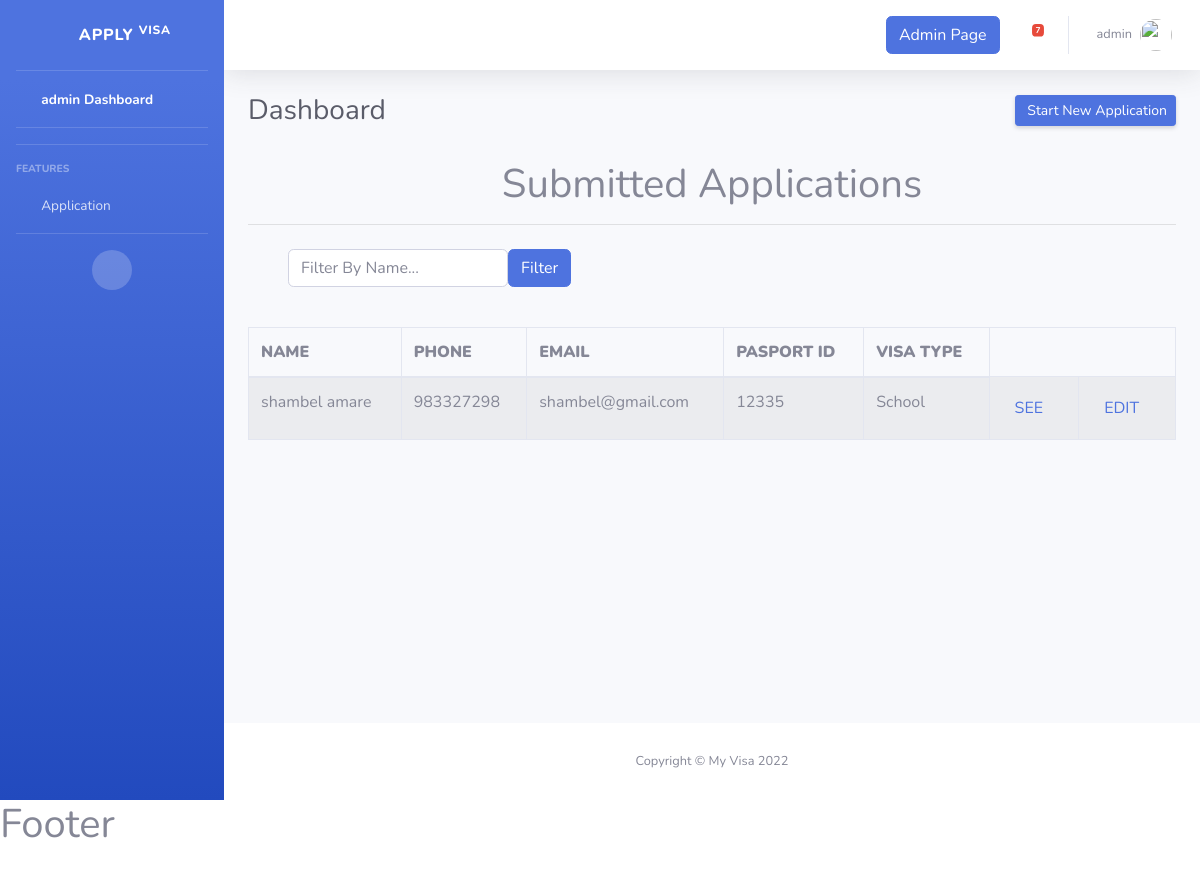
/application/main/ (signed in), run on an earlier commit of the app's database.
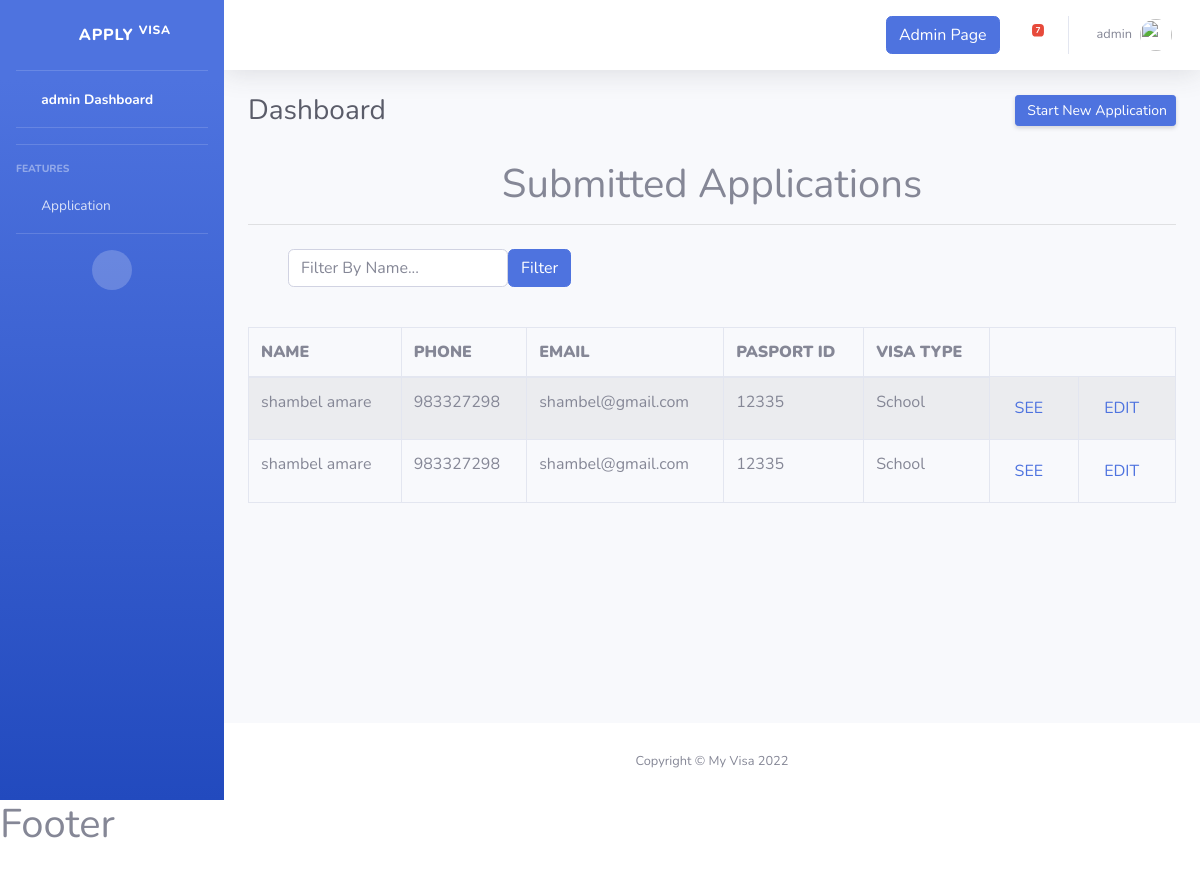
And on a later commit of the database.
### accounts/models.py (models this page shows, shortened)
class User(AbstractUser):
    is_customer = models.BooleanField(default=False)
    is_agent = models.BooleanField(default=False)
    first_name = models.CharField(max_length=100)
    last_name = models.CharField(max_length=100)

### application/models.py (models this page shows)
class Application(models.Model):
    class ApplyType(models.IntegerChoices):
        BUSINESS = 1, "Business",
        WORK = 2, "Work",
        SCHOOL = 3, "School",
        MEDICAL = 4, "Medical",
    owner = models.ForeignKey(User,
                              on_delete=models.SET_NULL, blank=True, null=True)
    first_name = models.CharField(max_length=20, blank=True, null=True)
    last_name = models.CharField(max_length=20, blank=True, null=True)
    email = models.EmailField(max_length=20, blank=True, null=True)
    birth_date = models.DateField(null=True)
    application_type = models.PositiveSmallIntegerField(
        choices=ApplyType.choices,
        default=ApplyType.WORK)
    phone_number = models.CharField(max_length=11, blank=True, null=True)
    Address = models.CharField(max_length=20, blank=True, null=True)
    passport_number = models.CharField(max_length=20, blank=True, null=True)
    passport_photo = models.ImageField(
        blank=True, null=True, upload_to="images/")
    documents = models.FileField(blank=True, null=True, upload_to="documents/")
    created_at = models.DateTimeField(
        auto_now_add=True)
    def __str__(self):
        return self.first_name

### application/views.py (the view)
# urls.py: path('main/', dashboard, name='dashboard'),
@login_required(login_url='login')
def dashboard(request):
    if request.user.is_authenticated and request.user.is_superuser:
        savedApplications = Application.objects.all().order_by('first_name')
        context = {'applications': savedApplications}
        return render(request, 'application/index.html', context)
    else:
        owner = request.user
        savedApplications = Application.objects.filter(
            owner=owner).order_by('first_name')
        context = {'applications': savedApplications}
        return render(request, 'application/index.html', context)

### application/templates/application/index.html (shortened to what this page needs)
{%load static%}
<!DOCTYPE html>
<html lang="en">
  <head>
    <link
      href="{% static 'vendor/fontawesome-free/css/all.min.css' %}"
      rel="stylesheet"
      type="text/css"
    />
    <link href="{% static  'css/sb-admin-2.min.css' %}" rel="stylesheet" />
  </head>
  <body id="page-top">
    <div id="wrapper">
      <ul
        class="navbar-nav bg-gradient-primary sidebar sidebar-dark accordion"
        id="accordionSidebar"
      >
        <a
          class="sidebar-brand d-flex align-items-center justify-content-center"
          href="{%url 'home'%}"
        >
          <div class="sidebar-brand-icon rotate-n-15">
            <i class="fas fa-laugh-wink"></i>
          </div>
          <div class="sidebar-brand-text mx-3">Apply <sup>visa</sup></div>
        </a>
        <hr class="sidebar-divider my-0" />
        <li class="nav-item active">
          <a class="nav-link" href="{% url 'dashboard'%}">
            <i class="fas fa-fw fa-tachometer-alt"></i>
            <span>{{request.user.username}} Dashboard</span></a
          >
        </li>
        <hr class="sidebar-divider" />
        <hr class="sidebar-divider" />
        <div class="sidebar-heading">Features</div>
        <li class="nav-item">
          <a
            class="nav-link collapsed"
            href="#"
            data-toggle="collapse"
            data-target="#collapsePages"
            aria-expanded="true"
            aria-controls="collapsePages"
          >
            <i class="fas fa-fw fa-folder"></i>
            <span>Application</span>
          </a>
        </li>
        <hr class="sidebar-divider d-none d-md-block" />
        <div class="text-center d-none d-md-inline">
          <button class="rounded-circle border-0" id="sidebarToggle"></button>
        </div>
      </ul>
      <div id="content-wrapper" class="d-flex flex-column">
        <div id="content">
          <nav
            class="navbar navbar-expand navbar-light bg-white topbar mb-4 static-top shadow"
          >
            <ul class="navbar-nav ml-auto">
              {% if request.user.is_superuser %}
              <li class="nav-item d-flex align-items-center">
                <a
                  class="btn btn-primary animated--grow-in"
                  href="{% url 'admin_approval' %}"
                  class="btn align-right btn-link"
                  >Admin Page</a
                >
              </li>
              {% endif %}
              <li class="nav-item dropdown no-arrow mx-1">
                <a
                  class="nav-link dropdown-toggle"
                  href="#"
                  id="messagesDropdown"
                  role="button"
                  data-toggle="dropdown"
                  aria-haspopup="true"
                  aria-expanded="false"
                >
                  <i class="fas fa-envelope fa-fw"></i>
                  <span class="badge badge-danger badge-counter">7</span>
                </a>
              </li>
              <li class="nav-item dropdown no-arrow">
                <a
                  class="nav-link dropdown-toggle"
                  href="#"
                  id="userDropdown"
                  role="button"
                  data-toggle="dropdown"
                  aria-haspopup="true"
                  aria-expanded="false"
                >
                  <span class="mr-2 d-none d-lg-inline text-gray-600 small"
                    >{{request.user.username}}</span
                  >
                  <img
                    class="img-profile rounded-circle"
                    src="{% static 'img/undraw_profile.svg' %}"
                  />
                </a>
              </li>
            </ul>
          </nav>
          <div class="container-fluid">
            <div
              class="d-sm-flex align-items-center justify-content-between mb-4"
            >
              <h1 class="h3 mb-0 text-gray-800">Dashboard</h1>
              <a
                href="{% url 'main_application'%}"
                class="d-none d-sm-inline-block btn btn-sm btn-primary shadow-sm"
                > Start New
                Application</a
              >
            </div>
          </div>
          <div style="margin-top: 2rem" class="container">
            <center>
              <h1>Submitted Applications</h1>
              <hr />
            </center>
            <div class="container d-flex justify-content-between">
              <nav id="navbar" class="navbar">
                <form
                  action="{% url 'search_application' %}"
                  method="POST"
                  class="d-flex"
                >
                  <input
                    class="form-control me-2"
                    type="search"
                    name="searched"
                    placeholder="Filter By Name..."
                    aria-label="Search"
                  />
                  <button class="btn btn-primary">Filter</button>
                </form>
              </nav>
            </div>
            <table
              class="table table-striped table-hover table-bordered"
              style="margin-top: 2rem"
            >
              <thead>
                <tr>
                  <th scope="col"><strong>NAME</strong></th>
                  <th scope="col"><strong>PHONE</strong></th>
                  <th scope="col"><strong>EMAIL</strong></th>
                  <th scope="col"><strong>PASPORT ID</strong></th>
                  <th scope="col"><strong>VISA TYPE</strong></th>
                </tr>
              </thead>
              <tbody>
                {% for item in applications %}
                <tr>
                  <td>{{item}}</td>
                  <td>{{item.phone_number}}</td>
                  <td>{{item.email}}</td>
                  <td>{{item.passport_number}}</td>
                  {% if item.application_type == 1%}
                  <td>Business</td>
                  {% elif item.application_type == 2%}
                  <td>Work</td>
                  {% elif item.application_type == 3%}
                  <td>School</td>
                  {% elif item.application_type == 4%}
                  <td>Medical</td>
                  {%endif%} {% if request.user.is_superuser%}
                  <td>
                    <a
                      class="btn align-right btn-link"
                      href="{% url 'see_application' item.id %}"
                      >SEE</a
                    >
                  </td>
                  <td>
                    <a
                      class="btn align-right btn-link"
                      href="{% url 'edit_application' item.id %}"
                      >EDIT</a
                    >
                  </td>
                  {%endif%}
                </tr>
                {% endfor %}
              </tbody>
            </table>
          </div>
        </div>
        <footer class="sticky-footer bg-white">
          <div class="container my-auto">
            <div class="copyright text-center my-auto">
              <span>Copyright &copy; My Visa 2022</span>
            </div>
          </div>
        </footer>
      </div>
    </div>
    {% include 'footer.html'%}
  </body>
</html>

### templates/footer.html (shortened to what this page needs)
 {% load static%}
<footer style="height: 5rem" id="footer">
 <h1>Footer</h1>
</footer>

What changed in the data, as far as the page shows it:
added Application: first_name "shambel amare", phone_number "983327298", email "shambel@gmail.com", passport_number "12335", application_type "School"
